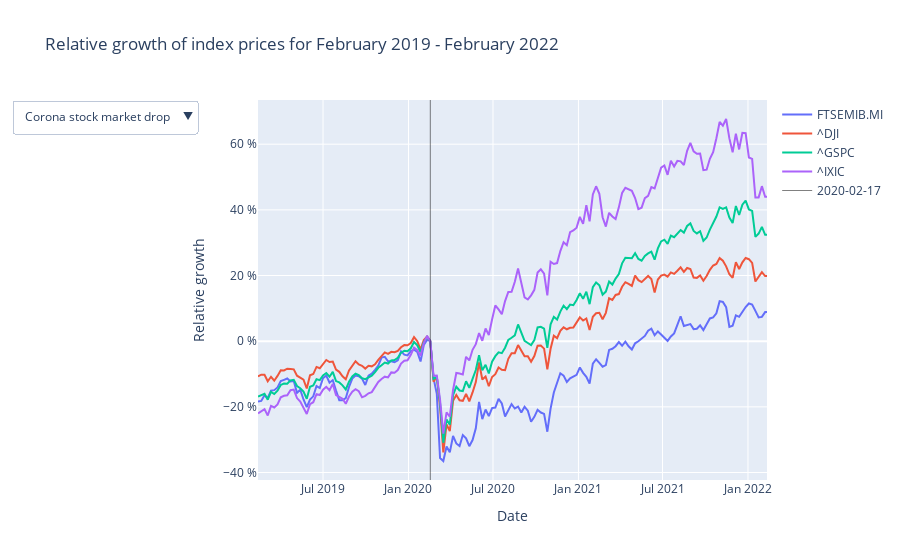

The cell this chart's notebook holds for it:
### Code cell
for ref_key, ref_value in ref_dict.items():
    ref_date_fig.add_trace(go.Scatter(
        create_reference_line(
            x=ref_value['closest_date'],
            name=ref_value['closest_date'].strftime("%Y-%m-%d"), 
            meta=dict(reference_date=ref_key)
            )
        ))


ref_date_fig.update_layout(
    updatemenus=[dict(buttons=create_buttons(), x=-0.12)])

# hide traces on initialization, by default all traces are shown
ref_date_fig.update_traces(visible=False)
ref_date_fig.update_traces(
    visible=True,
    selector=dict(meta={'reference_date': list(ref_dict.keys())[0]})
    )
    
ref_date_fig.show()

### Figure 1 — Plotly figure (JSON) as saved in the notebook; plotly's stock layout.template omitted (floating-point values rounded to 4 significant figures; data arrays with more than 128 entries replaced by an {"elided": "..."} marker saying what was removed)
{"data": [{"meta": {"reference_date": "Corona stock market drop"}, "name": "FTSEMIB.MI", "type": "scatter", "visible": true, "x": {"elided": "158 str values"}, "y": {"elided": "158 float values"}}, {"meta": {"reference_date": "Corona stock market drop"}, "name": "^DJI", "type": "scatter", "visible": true, "x": {"elided": "158 str values"}, "y": {"elided": "158 float values"}}, {"meta": {"reference_date": "Corona stock market drop"}, "name": "^GSPC", "type": "scatter", "visible": true, "x": {"elided": "158 str values"}, "y": {"elided": "158 float values"}}, {"meta": {"reference_date": "Corona stock market drop"}, "name": "^IXIC", "type": "scatter", "visible": true, "x": {"elided": "158 str values"}, "y": {"elided": "158 float values"}}, {"meta": {"reference_date": "First vaccine approvation"}, "name": "FTSEMIB.MI", "type": "scatter", "visible": false, "x": {"elided": "158 str values"}, "y": {"elided": "158 float values"}}, {"meta": {"reference_date": "First vaccine approvation"}, "name": "^DJI", "type": "scatter", "visible": false, "x": {"elided": "158 str values"}, "y": {"elided": "158 float values"}}, {"meta": {"reference_date": "First vaccine approvation"}, "name": "^GSPC", "type": "scatter", "visible": false, "x": {"elided": "158 str values"}, "y": {"elided": "158 float values"}}, {"meta": {"reference_date": "First vaccine approvation"}, "name": "^IXIC", "type": "scatter", "visible": false, "x": {"elided": "158 str values"}, "y": {"elided": "158 float values"}}, {"line": {"color": "black", "width": 0.5}, "meta": {"reference_date": "Corona stock market drop"}, "mode": "lines", "name": "2020-02-17", "type": "scatter", "visible": true, "x": ["2020-02-17T00:00:00", "2020-02-17T00:00:00"], "y": [0, 1], "yaxis": "y2"}, {"line": {"color": "black", "width": 0.5}, "meta": {"reference_date": "First vaccine approvation"}, "mode": "lines", "name": "2020-12-21", "type": "scatter", "visible": false, "x": ["2020-12-21T00:00:00", "2020-12-21T00:00:00"], "y": [0, 1], "yaxis": "y2"}], "layout": {"hovermode": "x", "title": {"text": "Relative growth of index prices for February 2019 - February 2022"}, "updatemenus": [{"buttons": [{"args": [{"visible": [true, true, true, true, false, false, false, false, true, false]}], "label": "Corona stock market drop", "method": "restyle"}, {"args": [{"visible": [false, false, false, false, true, true, true, true, false, true]}], "label": "First vaccine approvation", "method": "restyle"}], "x": -0.12}], "xaxis": {"title": {"text": "Date"}}, "yaxis": {"tickformat": "+.1f", "ticksuffix": " %", "title": {"text": "Relative growth"}}, "yaxis2": {"fixedrange": true, "overlaying": "y", "range": [0, 1], "visible": false}}}
